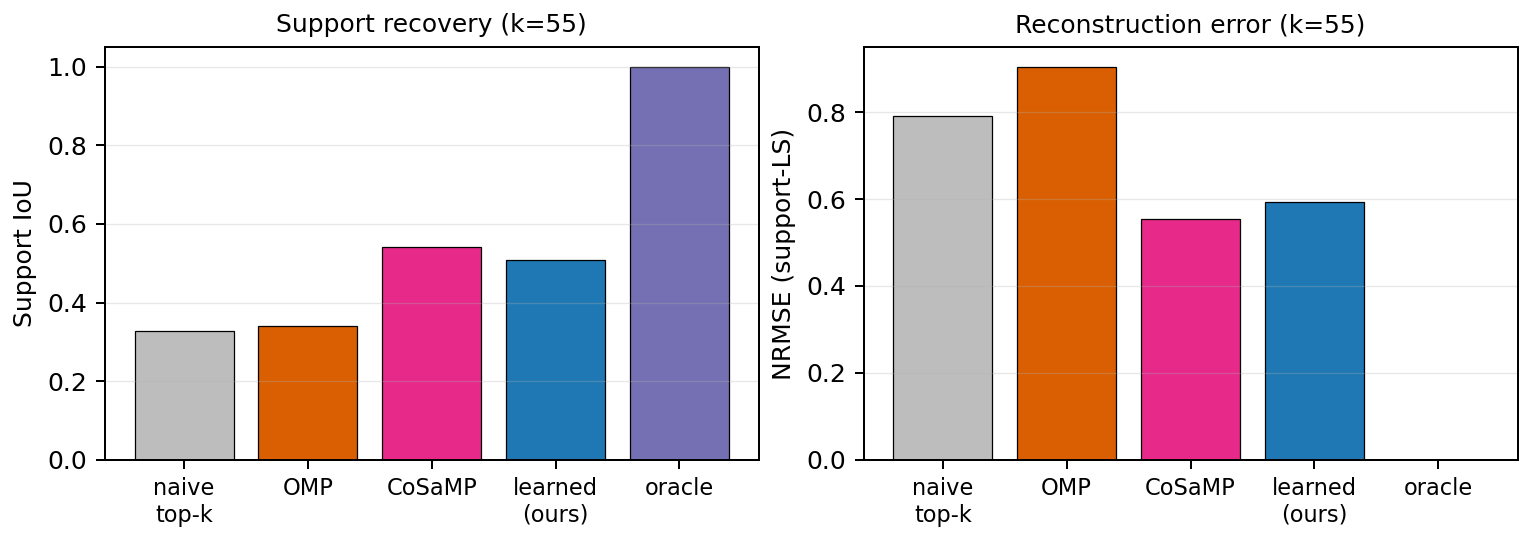

Here is the Python script that generated this plot:
"""
Prototype: learned operator-aware support detector above the sparsity
phase transition.

Setting: Gaussian A in R^{128x256}, k=55  (above Gaussian phase transition,
where CoSaMP's NRMSE is ~0.56 vs oracle ~0).  Train a coord-wise MLP on
operator-aware features and compare against naive top-k, OMP, CoSaMP,
and oracle on a held-out test set.

Per-coordinate features fed to the detector:
  - |x^(T)_j|                              iterate magnitude after T ISTA steps
  - A_{:,j}^T (y - A x^(T))                residual correlation
  - A_{:,j}^T y                            initial proxy
  - (A^T A)_{jj}                           Gram diagonal
  - max_{i != j} |A_{:,i}^T A_{:,j}|       max off-diagonal coherence

The first three are signal-dependent and computed per signal. The last
two are operator-only and constant across signals (precomputed once).
"""

import json
import time
from pathlib import Path

import matplotlib.pyplot as plt
import numpy as np
import torch
import torch.nn as nn

# ----------------------------------------------------------------------
# Setup
# ----------------------------------------------------------------------

n, m, k = 256, 128, 55
n_train, n_test = 4000, 500
T_ista = 30
lam_ista = 0.05
batch_size = 128
n_epochs = 80
lr = 1e-3
device = "cuda" if torch.cuda.is_available() else "cpu"
torch.manual_seed(42)

print(f"device = {device}")
print(f"n={n}, m={m}, k={k} (above Gaussian phase transition)")

# Gaussian operator with unit-norm columns
np_rng = np.random.RandomState(0)
A_np = np_rng.randn(m, n).astype(np.float32)
A_np = A_np / np.linalg.norm(A_np, axis=0, keepdims=True)
A = torch.tensor(A_np, device=device)

# Operator-only features (precomputed)
G_np = A_np.T @ A_np
gram_diag_np = np.diag(G_np).astype(np.float32)
G_off = G_np.copy()
np.fill_diagonal(G_off, 0.0)
max_coh_np = np.max(np.abs(G_off), axis=0).astype(np.float32)
mu = float(np.max(max_coh_np))
print(f"mu(A) = {mu:.4f}, mean max-coherence per col = {max_coh_np.mean():.4f}")

gram_diag = torch.tensor(gram_diag_np, device=device)
max_coh = torch.tensor(max_coh_np, device=device)

spec_norm = float(np.linalg.norm(A_np, 2))
alpha_ista = 0.95 / spec_norm**2

# ----------------------------------------------------------------------
# Signals
# ----------------------------------------------------------------------

def gen_signals(n_signals, k, seed):
    rng = np.random.default_rng(seed)
    X = np.zeros((n_signals, n), dtype=np.float32)
    S = np.zeros((n_signals, n), dtype=np.float32)
    for i in range(n_signals):
        supp = rng.choice(n, size=k, replace=False)
        amps = rng.uniform(0.5, 2.0, size=k) * rng.choice([-1, 1], size=k)
        X[i, supp] = amps
        S[i, supp] = 1.0
    return X, S

X_train_np, S_train_np = gen_signals(n_train, k, seed=1)
X_test_np, S_test_np = gen_signals(n_test, k, seed=2)

X_train = torch.tensor(X_train_np, device=device)
S_train = torch.tensor(S_train_np, device=device)
X_test = torch.tensor(X_test_np, device=device)
S_test = torch.tensor(S_test_np, device=device)

# ----------------------------------------------------------------------
# ISTA + features
# ----------------------------------------------------------------------

def soft_threshold(x, lam):
    return torch.sign(x) * torch.clamp(x.abs() - lam, min=0.0)

def ista(A, y, alpha, lam, T):
    x = torch.zeros(y.shape[0], A.shape[1], device=A.device)
    for _ in range(T):
        residual = x @ A.T - y
        x = soft_threshold(x - alpha * (residual @ A), lam)
    return x

def make_features(A, y, x_T, gram_diag, max_coh):
    """Returns (B, n, F) feature tensor."""
    B = x_T.shape[0]
    abs_x = x_T.abs()
    residual = x_T @ A.T - y                  # (B, m)
    res_corr = -residual @ A                   # (B, n) = A^T (y - Ax)
    init_proxy = y @ A                         # (B, n) = A^T y
    gram_b = gram_diag.unsqueeze(0).expand(B, -1)
    coh_b = max_coh.unsqueeze(0).expand(B, -1)
    return torch.stack([abs_x, res_corr, init_proxy, gram_b, coh_b], dim=-1)

# ----------------------------------------------------------------------
# Detector
# ----------------------------------------------------------------------

class CoordMLP(nn.Module):
    def __init__(self, in_dim=5, hidden=64):
        super().__init__()
        self.net = nn.Sequential(
            nn.Linear(in_dim, hidden), nn.ReLU(),
            nn.Linear(hidden, hidden), nn.ReLU(),
            nn.Linear(hidden, 1),
        )
    def forward(self, feats):
        return self.net(feats).squeeze(-1)

model = CoordMLP(in_dim=5, hidden=64).to(device)
n_params = sum(p.numel() for p in model.parameters())
print(f"detector params = {n_params}")

optimizer = torch.optim.Adam(model.parameters(), lr=lr)
pos_weight = torch.tensor([(n - k) / k], device=device)
criterion = nn.BCEWithLogitsLoss(pos_weight=pos_weight)

# Precompute features (operator and ISTA steps are fixed during training)
print("Precomputing ISTA iterates and features ...")
with torch.no_grad():
    y_train = X_train @ A.T
    x_T_train = ista(A, y_train, alpha_ista, lam_ista, T_ista)
    feats_train = make_features(A, y_train, x_T_train, gram_diag, max_coh)
    y_test = X_test @ A.T
    x_T_test = ista(A, y_test, alpha_ista, lam_ista, T_ista)
    feats_test = make_features(A, y_test, x_T_test, gram_diag, max_coh)

# Per-feature normalization (across signals and coords) for stable training
feat_mean = feats_train.reshape(-1, feats_train.shape[-1]).mean(dim=0)
feat_std = feats_train.reshape(-1, feats_train.shape[-1]).std(dim=0).clamp(min=1e-6)
feats_train_n = (feats_train - feat_mean) / feat_std
feats_test_n = (feats_test - feat_mean) / feat_std

print(f"feature mean = {feat_mean.cpu().numpy()}")
print(f"feature std  = {feat_std.cpu().numpy()}")

# ----------------------------------------------------------------------
# Train
# ----------------------------------------------------------------------

print("\nTraining ...")
t0 = time.time()
for epoch in range(n_epochs):
    model.train()
    perm = torch.randperm(n_train, device=device)
    total_loss = 0.0
    n_batches = 0
    for start in range(0, n_train, batch_size):
        idx = perm[start:start + batch_size]
        logits = model(feats_train_n[idx])
        loss = criterion(logits, S_train[idx])
        optimizer.zero_grad()
        loss.backward()
        optimizer.step()
        total_loss += loss.item()
        n_batches += 1
    if (epoch + 1) % 10 == 0 or epoch == 0:
        model.eval()
        with torch.no_grad():
            logits_te = model(feats_test_n)
            top_k_idx = logits_te.topk(k, dim=1).indices
            S_pred = torch.zeros_like(S_test)
            S_pred.scatter_(1, top_k_idx, 1.0)
            inter = (S_pred * S_test).sum(dim=1)
            union = ((S_pred + S_test) > 0).float().sum(dim=1)
            iou = (inter / union).mean().item()
        print(f"  epoch {epoch+1:>3}  loss={total_loss/n_batches:.4f}  test IoU={iou:.4f}")
print(f"Training done in {time.time() - t0:.1f}s")

# ----------------------------------------------------------------------
# Eval: collect supports from all methods, compute NRMSE via support-LS
# ----------------------------------------------------------------------

def support_iou(S_pred_idx, S_true_set):
    p = set(int(i) for i in S_pred_idx)
    inter = len(p & S_true_set)
    union = len(p | S_true_set)
    return inter / union if union > 0 else 0.0

def support_ls_nrmse(A_np, y_np, S_pred_idx, x_true):
    S_list = sorted(int(i) for i in S_pred_idx)
    if len(S_list) == 0:
        return 1.0
    A_S = A_np[:, S_list]
    x_S, *_ = np.linalg.lstsq(A_S, y_np, rcond=None)
    x_hat = np.zeros(A_np.shape[1])
    x_hat[S_list] = x_S
    denom = max(np.linalg.norm(x_true), 1e-12)
    return float(np.linalg.norm(x_hat - x_true) / denom)

# Classical baselines
def naive_topk(A_np, y, k):
    scores = np.abs(A_np.T @ y)
    return np.argpartition(-scores, k - 1)[:k]

def omp(A_np, y, k):
    r = y.copy()
    selected = []
    for _ in range(k):
        scores = np.abs(A_np.T @ r)
        for s in selected:
            scores[s] = -np.inf
        j = int(np.argmax(scores))
        selected.append(j)
        A_S = A_np[:, selected]
        x_S, *_ = np.linalg.lstsq(A_S, y, rcond=None)
        r = y - A_S @ x_S
    return np.array(selected)

def cosamp(A_np, y, k, max_iters=30):
    nn_ = A_np.shape[1]
    x = np.zeros(nn_)
    S_prev = set()
    for _ in range(max_iters):
        r = y - A_np @ x
        u = A_np.T @ r
        omega = set(int(i) for i in np.argpartition(-np.abs(u), 2 * k - 1)[:2 * k])
        T = sorted(omega | set(int(i) for i in np.nonzero(x)[0]))
        A_T = A_np[:, T]
        b_T, *_ = np.linalg.lstsq(A_T, y, rcond=None)
        b = np.zeros(nn_)
        b[T] = b_T
        S_new = set(int(i) for i in np.argpartition(-np.abs(b), k - 1)[:k])
        S_list = sorted(S_new)
        x = np.zeros(nn_)
        x[S_list], *_ = np.linalg.lstsq(A_np[:, S_list], y, rcond=None)
        if S_new == S_prev:
            break
        S_prev = S_new
    return np.array(sorted(S_new))

# Precompute learned detector supports on test set
model.eval()
with torch.no_grad():
    logits_te = model(feats_test_n)
    learned_topk = logits_te.topk(k, dim=1).indices.cpu().numpy()

print("\nEvaluating all methods on 500 test signals ...")
methods = {"naive_topk": [], "omp": [], "cosamp": [], "learned": [], "oracle": []}
ious = {"naive_topk": [], "omp": [], "cosamp": [], "learned": [], "oracle": []}

for i in range(n_test):
    x_true = X_test_np[i]
    S_true = set(int(j) for j in np.nonzero(S_test_np[i])[0])
    y_i = A_np @ x_true

    s_naive = naive_topk(A_np, y_i, k)
    s_omp   = omp(A_np, y_i, k)
    s_cos   = cosamp(A_np, y_i, k)
    s_learn = learned_topk[i]
    s_orcl  = np.array(sorted(S_true))

    for name, supp in [("naive_topk", s_naive), ("omp", s_omp),
                       ("cosamp", s_cos), ("learned", s_learn),
                       ("oracle", s_orcl)]:
        methods[name].append(support_ls_nrmse(A_np, y_i, supp, x_true))
        ious[name].append(support_iou(supp, S_true))

# ----------------------------------------------------------------------
# Report
# ----------------------------------------------------------------------

print("\n" + "=" * 70)
print(f" Results: Gaussian m={m}, n={n}, k={k}, n_test={n_test}")
print("=" * 70)
print(f"\n  {'method':<14} {'NRMSE':>16}    {'support IoU':>16}")
summary = {}
for name in ["naive_topk", "omp", "cosamp", "learned", "oracle"]:
    nrm = np.array(methods[name])
    iu  = np.array(ious[name])
    summary[name] = {
        "nrmse_mean": float(nrm.mean()),
        "nrmse_std":  float(nrm.std()),
        "iou_mean":   float(iu.mean()),
        "iou_std":    float(iu.std()),
    }
    print(f"  {name:<14}  {nrm.mean():.4f} ± {nrm.std():.4f}   "
          f"{iu.mean():.4f} ± {iu.std():.4f}")

# Verdict
cs = summary["cosamp"]["nrmse_mean"]
ln = summary["learned"]["nrmse_mean"]
nv = summary["naive_topk"]["nrmse_mean"]
print("\n=== Verdict ===")
print(f"  Learned detector NRMSE : {ln:.4f}")
print(f"  CoSaMP NRMSE           : {cs:.4f}")
print(f"  Naive top-k NRMSE      : {nv:.4f}")
if ln < cs - 0.02:
    verdict = f"WINS: learned beats CoSaMP by {(cs - ln)/cs*100:.1f}% relative."
elif ln < cs + 0.02:
    verdict = f"TIES CoSaMP (within 2%); architecture is competitive but not dominant."
elif ln < nv:
    verdict = f"Beats naive top-k but not CoSaMP. Headroom exists for richer methods."
else:
    verdict = f"Fails to beat naive top-k. Simple coord-wise MLP cannot crack this regime."
print(f"  -> {verdict}")

# ----------------------------------------------------------------------
# Plot + save
# ----------------------------------------------------------------------

out_dir = Path(__file__).resolve().parent
out_png = out_dir / "learned_above_pt.png"
out_json = out_dir / "learned_above_pt.json"

fig, axes = plt.subplots(1, 2, figsize=(8.5, 3.0))
order = ["naive_topk", "omp", "cosamp", "learned", "oracle"]
colors = {"naive_topk": "#bdbdbd", "omp": "#d95f02",
          "cosamp": "#e7298a", "learned": "#1f78b4", "oracle": "#7570b3"}
labels = ["naive\ntop-k", "OMP", "CoSaMP", "learned\n(ours)", "oracle"]

ious_mean = [summary[m]["iou_mean"] for m in order]
nrm_mean = [summary[m]["nrmse_mean"] for m in order]
bar_colors = [colors[m] for m in order]
xs = np.arange(len(order))

axes[0].bar(xs, ious_mean, color=bar_colors, edgecolor="black", linewidth=0.5)
axes[0].set_xticks(xs)
axes[0].set_xticklabels(labels, fontsize=9)
axes[0].set_ylabel("Support IoU")
axes[0].set_ylim(0, 1.05)
axes[0].set_title(f"Support recovery (k={k})", fontsize=10)
axes[0].grid(True, axis="y", alpha=0.3, linewidth=0.5)

axes[1].bar(xs, nrm_mean, color=bar_colors, edgecolor="black", linewidth=0.5)
axes[1].set_xticks(xs)
axes[1].set_xticklabels(labels, fontsize=9)
axes[1].set_ylabel("NRMSE (support-LS)")
axes[1].set_title(f"Reconstruction error (k={k})", fontsize=10)
axes[1].grid(True, axis="y", alpha=0.3, linewidth=0.5)

fig.tight_layout(pad=0.5)
fig.savefig(out_png, dpi=180)

with out_json.open("w") as f:
    json.dump({
        "config": {"n": n, "m": m, "k": k, "T_ista": T_ista, "lam_ista": lam_ista,
                   "n_train": n_train, "n_test": n_test, "epochs": n_epochs,
                   "n_params": n_params, "mu": mu},
        "summary": summary,
        "verdict": verdict,
    }, f, indent=2)

print(f"\nWrote {out_png}")
print(f"Wrote {out_json}")
